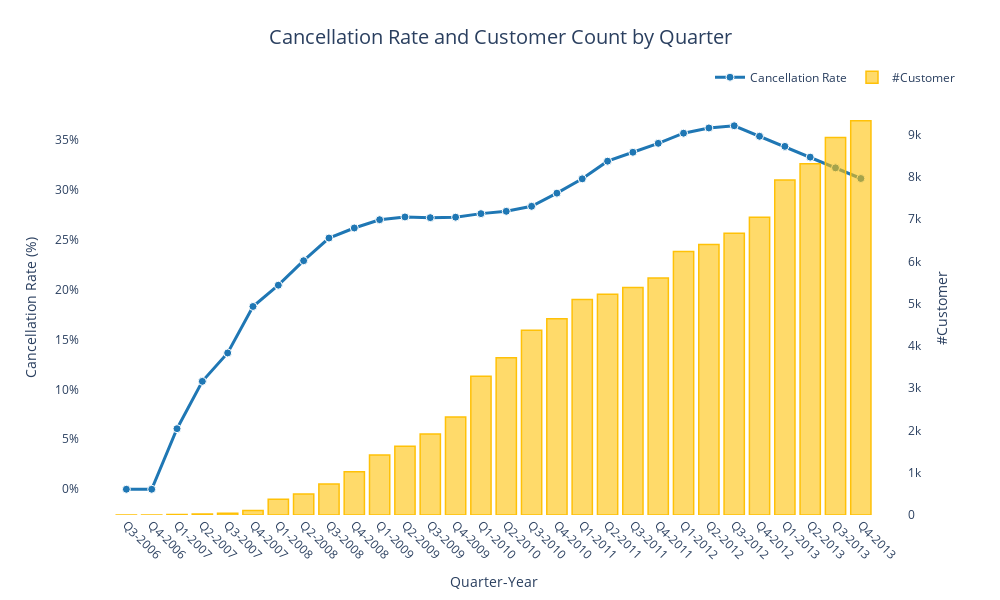

Notebook code cell kept with this figure:
### Code cell
# Create figure with secondary y-axis
fig = make_subplots(specs=[[{"secondary_y": True}]])

# Add the cancellation rate line (primary y-axis)
fig.add_trace(
    go.Scatter(
        x=cancellation_rate_df['quarter_year'],
        y=cancellation_rate_df['rolling_cancellation_rate'] * 100,  # Convert to percentage
        mode='lines+markers',
        name='Cancellation Rate',
        line=dict(
            color='#1F77B4',  # Blue color
            width=3
        ),
        marker=dict(
            size=8,
            symbol='circle',
            color='#1F77B4',
            line=dict(
                color='white',
                width=1
            )
        )
    ),
    secondary_y=False
)

# Add the customer count bars (secondary y-axis)
fig.add_trace(
    go.Bar(
        x=customer_counts['quarter_year'],
        y=customer_counts['number_of_customers'],
        name='#Customer',
        marker_color='rgba(255, 193, 7, 0.6)',  # Semi-transparent amber
        marker_line_color='rgba(255, 193, 7, 1)',
        marker_line_width=1.5
    ),
    secondary_y=True
)

# Customize the layout
fig.update_layout(
    title={
        'text': 'Cancellation Rate and Customer Count by Quarter',
        'y': 0.95,
        'x': 0.5,
        'xanchor': 'center',
        'yanchor': 'top',
        'font': dict(size=20)
    },
    xaxis=dict(
        title='Quarter-Year',
        tickangle=45,
        tickfont=dict(size=12),
        # Explicitly set as categorical
        type='category',
        # Ensure all quarters are shown
        tickmode='array',
        showgrid=False
    ),
    legend=dict(
        orientation="h",
        yanchor="bottom",
        y=1.02,
        xanchor="right",
        x=1
    ),
    plot_bgcolor='white',
    hovermode='x unified',
    width=1000,
    height=600,
    margin=dict(l=80, r=40, t=100, b=80),
    barmode='relative'
)

# Set y-axes titles with no grid
fig.update_yaxes(
    title_text="Cancellation Rate (%)",
    tickformat='.0f',
    ticksuffix='%',
    showgrid=False,
    zeroline=False,
    secondary_y=False
)
fig.update_yaxes(
    title_text="#Customer",
    showgrid=False,
    zeroline=False,
    secondary_y=True
)

# Show the plot
fig.show()

### Figure 1 — Plotly figure (JSON) as saved in the notebook; plotly's stock layout.template omitted (floating-point values rounded to 4 significant figures)
{"data": [{"line": {"color": "#1F77B4", "width": 3}, "marker": {"color": "#1F77B4", "line": {"color": "white", "width": 1}, "size": 8, "symbol": "circle"}, "mode": "lines+markers", "name": "Cancellation Rate", "type": "scatter", "x": ["Q3-2006", "Q4-2006", "Q1-2007", "Q2-2007", "Q3-2007", "Q4-2007", "Q1-2008", "Q2-2008", "Q3-2008", "Q4-2008", "Q1-2009", "Q2-2009", "Q3-2009", "Q4-2009", "Q1-2010", "Q2-2010", "Q3-2010", "Q4-2010", "Q1-2011", "Q2-2011", "Q3-2011", "Q4-2011", "Q1-2012", "Q2-2012", "Q3-2012", "Q4-2012", "Q1-2013", "Q2-2013", "Q3-2013", "Q4-2013"], "xaxis": "x", "y": [0.0, 0.0, 6.061, 10.8, 13.64, 18.29, 20.42, 22.87, 25.13, 26.14, 26.97, 27.25, 27.17, 27.22, 27.58, 27.81, 28.31, 29.63, 31.06, 32.82, 33.72, 34.61, 35.62, 36.15, 36.37, 35.32, 34.31, 33.23, 32.16, 31.09], "yaxis": "y"}, {"marker": {"color": "rgba(255, 193, 7, 0.6)", "line": {"color": "rgba(255, 193, 7, 1)", "width": 1.5}}, "name": "#Customer", "type": "bar", "x": ["Q3-2006", "Q4-2006", "Q1-2007", "Q2-2007", "Q3-2007", "Q4-2007", "Q1-2008", "Q2-2008", "Q3-2008", "Q4-2008", "Q1-2009", "Q2-2009", "Q3-2009", "Q4-2009", "Q1-2010", "Q2-2010", "Q3-2010", "Q4-2010", "Q1-2011", "Q2-2011", "Q3-2011", "Q4-2011", "Q1-2012", "Q2-2012", "Q3-2012", "Q4-2012", "Q1-2013", "Q2-2013", "Q3-2013", "Q4-2013"], "xaxis": "x", "y": [1.0, 2.0, 13.0, 25.0, 41.0, 106.0, 371.0, 496.0, 734.0, 1021.0, 1418.0, 1626.0, 1915.0, 2317.0, 3279.0, 3720.0, 4367.0, 4642.0, 5096.0, 5224.0, 5383.0, 5604.0, 6231.0, 6399.0, 6663.0, 7042.0, 7925.0, 8310.0, 8930.0, 9325.0], "yaxis": "y2"}], "layout": {"barmode": "relative", "height": 600, "hovermode": "x unified", "legend": {"orientation": "h", "x": 1, "xanchor": "right", "y": 1.02, "yanchor": "bottom"}, "margin": {"b": 80, "l": 80, "r": 40, "t": 100}, "plot_bgcolor": "white", "title": {"font": {"size": 20}, "text": "Cancellation Rate and Customer Count by Quarter", "x": 0.5, "xanchor": "center", "y": 0.95, "yanchor": "top"}, "width": 1000, "xaxis": {"anchor": "y", "domain": [0, 0.94], "showgrid": false, "tickangle": 45, "tickfont": {"size": 12}, "tickmode": "array", "title": {"text": "Quarter-Year"}, "type": "category"}, "yaxis": {"anchor": "x", "domain": [0, 1], "showgrid": false, "tickformat": ".0f", "ticksuffix": "%", "title": {"text": "Cancellation Rate (%)"}, "zeroline": false}, "yaxis2": {"anchor": "x", "overlaying": "y", "showgrid": false, "side": "right", "title": {"text": "#Customer"}, "zeroline": false}}}
